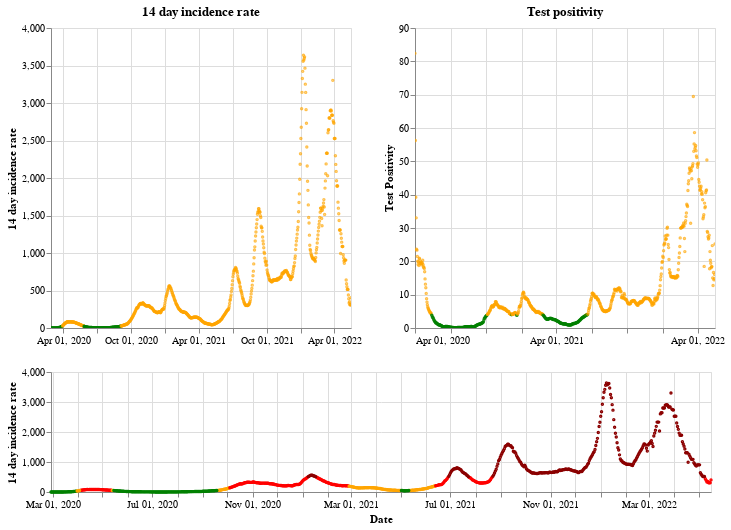

The notebook cell this image was saved under:
### Markdown cell above
## Scotland

### Code cell
plot_traffic_light('Scotland')

### Figure 1 — Vega-Lite specification as saved in the notebook (floating-point values rounded to 4 significant figures; data arrays with more than 128 entries replaced by an {"elided": "..."} marker saying what was removed)
{"config": {"view": {"continuousWidth": 400, "continuousHeight": 300}}, "vconcat": [{"hconcat": [{"mark": {"type": "point", "size": 2}, "encoding": {"color": {"condition": {"value": "green", "test": "(datum.twoWeeklyCasesRate <= 25)"}, "value": "orange"}, "tooltip": [{"type": "nominal", "field": "areaName"}, {"type": "temporal", "field": "date"}, {"type": "quantitative", "field": "twoWeeklyCasesRate"}, {"type": "quantitative", "field": "testPositivity"}], "x": {"type": "temporal", "axis": {"title": ""}, "field": "date", "scale": {"domain": {"selection": "DateBrush"}}, "timeUnit": "yearmonthdate"}, "y": {"type": "quantitative", "axis": {"title": "14 day incidence rate"}, "field": "twoWeeklyCasesRate"}}, "title": "14 day incidence rate", "width": 300}, {"mark": {"type": "point", "size": 2}, "encoding": {"color": {"condition": {"value": "green", "test": "(datum.testPositivity <= 4)"}, "value": "orange"}, "tooltip": [{"type": "nominal", "field": "areaName"}, {"type": "temporal", "field": "date"}, {"type": "quantitative", "field": "twoWeeklyCasesRate"}, {"type": "quantitative", "field": "testPositivity"}], "x": {"type": "temporal", "axis": {"title": ""}, "field": "date", "scale": {"domain": {"selection": "DateBrush"}}, "timeUnit": "yearmonthdate"}, "y": {"type": "quantitative", "axis": {"title": "Test Positivity"}, "field": "testPositivity"}}, "title": "Test positivity", "width": 300}]}, {"layer": [{"mark": {"type": "point", "size": 2}, "encoding": {"color": {"condition": {"value": "orange", "test": "(((datum.testPositivity < 4) && (datum.twoWeeklyCasesRate >= 50)) && (datum.twoWeeklyCasesRate < 200))"}, "value": "red"}, "opacity": {"condition": {"value": 1, "test": "((datum.twoWeeklyCasesRate >= 50) && (datum.twoWeeklyCasesRate < 500))"}, "value": 0}, "tooltip": [{"type": "nominal", "field": "areaName"}, {"type": "temporal", "field": "date"}, {"type": "quantitative", "field": "twoWeeklyCasesRate"}, {"type": "quantitative", "field": "testPositivity"}], "x": {"type": "temporal", "axis": {"title": "Date"}, "field": "date", "timeUnit": "yearmonthdate"}, "y": {"type": "quantitative", "axis": {"title": "14 day incidence rate"}, "field": "twoWeeklyCasesRate"}}, "selection": {"DateBrush": {"type": "interval", "encodings": ["x"], "fields": ["Time"]}}}, {"mark": {"type": "point", "size": 2}, "encoding": {"color": {"value": "darkred"}, "opacity": {"condition": {"value": 1, "test": "(datum.twoWeeklyCasesRate >= 500)"}, "value": 0}, "tooltip": [{"type": "nominal", "field": "areaName"}, {"type": "temporal", "field": "date"}, {"type": "quantitative", "field": "twoWeeklyCasesRate"}, {"type": "quantitative", "field": "testPositivity"}], "x": {"type": "temporal", "axis": {"title": "Date"}, "field": "date", "timeUnit": "yearmonthdate"}, "y": {"type": "quantitative", "axis": {"title": "14 day incidence rate"}, "field": "twoWeeklyCasesRate"}}}, {"mark": {"type": "point", "size": 2}, "encoding": {"color": {"condition": {"value": "green", "test": "((datum.testPositivity < 4) && (datum.twoWeeklyCasesRate < 50))"}, "value": "orange"}, "opacity": {"condition": {"value": 1, "test": "(datum.twoWeeklyCasesRate < 50)"}, "value": 0}, "tooltip": [{"type": "nominal", "field": "areaName"}, {"type": "temporal", "field": "date"}, {"type": "quantitative", "field": "twoWeeklyCasesRate"}, {"type": "quantitative", "field": "testPositivity"}], "x": {"type": "temporal", "axis": {"title": "Date"}, "field": "date", "timeUnit": "yearmonthdate"}, "y": {"type": "quantitative", "axis": {"title": "14 day incidence rate"}, "field": "twoWeeklyCasesRate"}}}], "height": 120, "width": 660}], "data": {"name": "data-41f6c14df42bf305b9bdffcedd064c12"}, "$schema": "https://vega.github.io/schema/vega-lite/v4.8.1.json", "datasets": {"data-41f6c14df42bf305b9bdffcedd064c12": {"elided": "809 records"}}}
